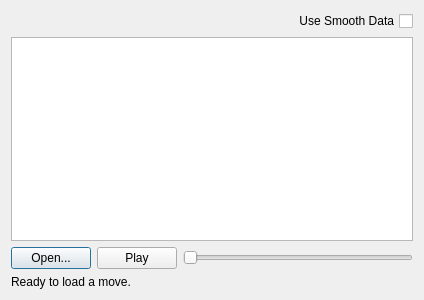
<?xml version="1.0" encoding="UTF-8"?>
<ui version="4.0">
 <class>DialogVideoPlayer</class>
 <widget class="QDialog" name="DialogVideoPlayer">
  <property name="geometry">
   <rect>
    <x>0</x>
    <y>0</y>
    <width>424</width>
    <height>300</height>
   </rect>
  </property>
  <property name="windowTitle">
   <string>Grafix Movie Player</string>
  </property>
  <layout class="QVBoxLayout" name="verticalLayout">
   <item>
    <widget class="QCheckBox" name="checkBoxSmooth">
     <property name="layoutDirection">
      <enum>Qt::RightToLeft</enum>
     </property>
     <property name="text">
      <string>Use Smooth Data</string>
     </property>
    </widget>
   </item>
   <item>
    <widget class="QGraphicsView" name="graphicsView"/>
   </item>
   <item>
    <layout class="QHBoxLayout" name="horizontalLayout">
     <item>
      <widget class="QPushButton" name="buttonOpen">
       <property name="text">
        <string>Open...</string>
       </property>
      </widget>
     </item>
     <item>
      <widget class="QPushButton" name="buttonPlay">
       <property name="text">
        <string>Play</string>
       </property>
      </widget>
     </item>
     <item>
      <widget class="QSlider" name="sliderPosition">
       <property name="orientation">
        <enum>Qt::Horizontal</enum>
       </property>
      </widget>
     </item>
    </layout>
   </item>
   <item>
    <widget class="QLabel" name="statusLabel">
     <property name="text">
      <string>Ready to load a move.</string>
     </property>
    </widget>
   </item>
  </layout>
 </widget>
 <resources/>
 <connections/>
</ui>
